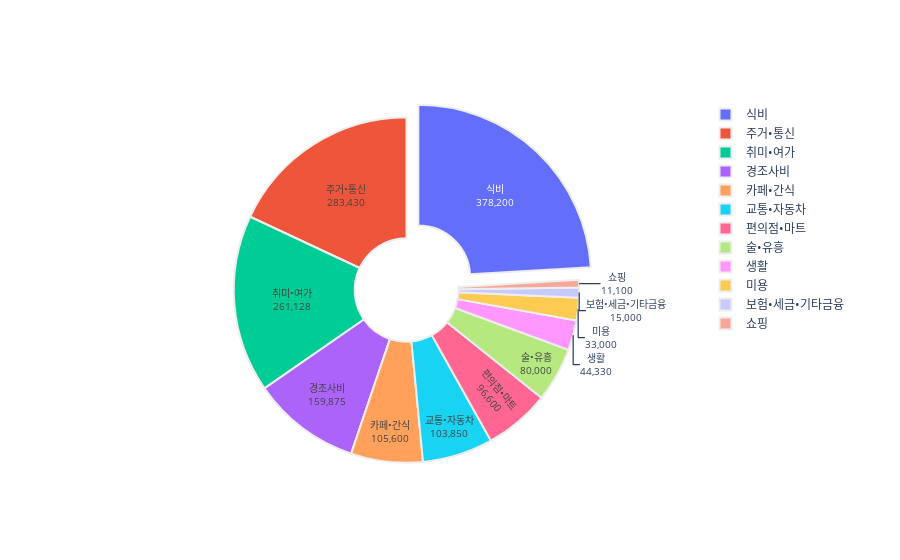

Notebook source saved alongside this figure:
### Code cell
label = list(dt['category'])
values = list(dt['value'])

fig = go.Figure(data = go.Pie(labels = label, values = values, hole = .3, pull = [0.1]))
fig.update_traces(hoverinfo = 'label+percent', textinfo = 'label+value', textfont_size = 10, marker= dict(line = dict(color = '#eeeeee', width = 2)))
fig.show()

### Figure 1 — Plotly figure (JSON) as saved in the notebook; plotly's stock layout.template omitted (floating-point values rounded to 4 significant figures)
{"data": [{"hole": 0.3, "hoverinfo": "label+percent", "labels": ["식비", "주거•통신", "취미•여가", "경조사비", "카페•간식", "교통•자동차", "편의점•마트", "술•유흥", "생활", "미용", "보험•세금•기타금융", "쇼핑"], "marker": {"line": {"color": "#eeeeee", "width": 2}}, "pull": [0.1], "textfont": {"size": 10}, "textinfo": "label+value", "type": "pie", "values": [378200, 283430, 261128, 159875, 105600, 103850, 96600, 80000, 44330, 33000, 15000, 11100]}], "layout": {}}
